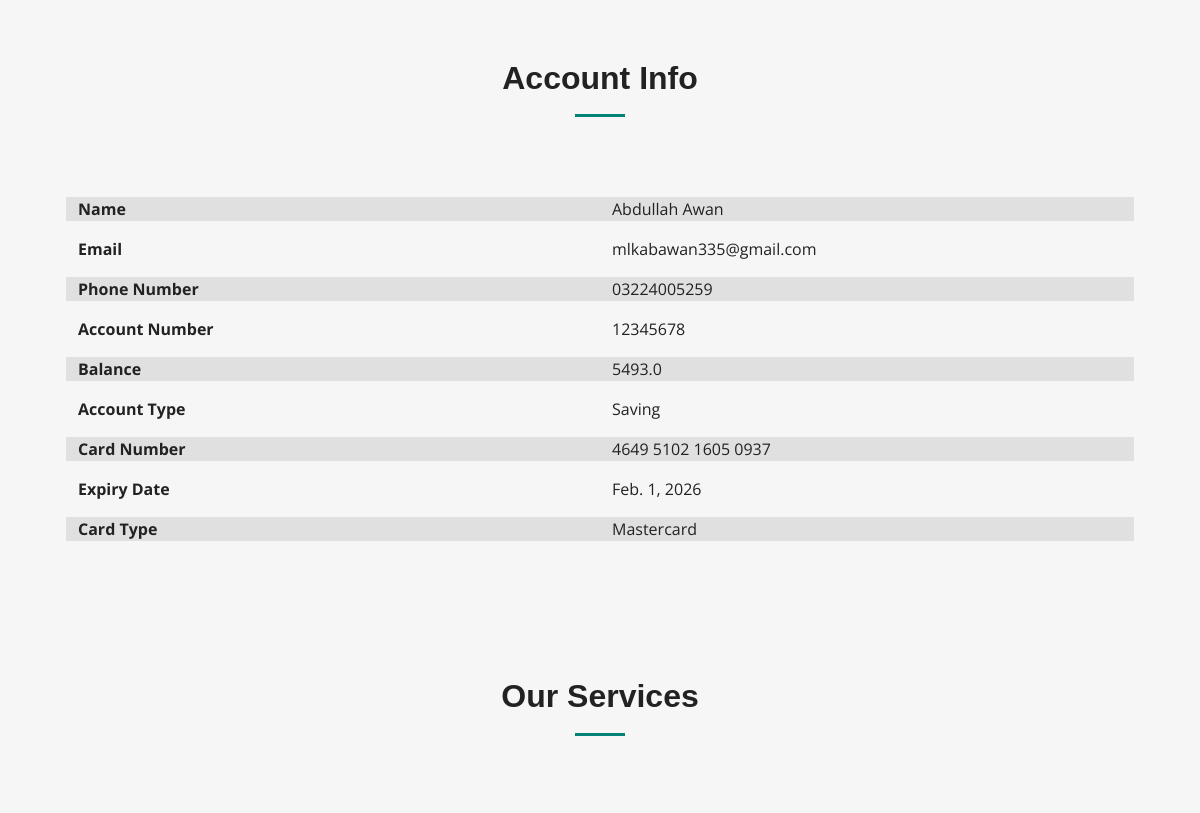
Before: /accountInfo/ (signed in, middle part) with the older database file.
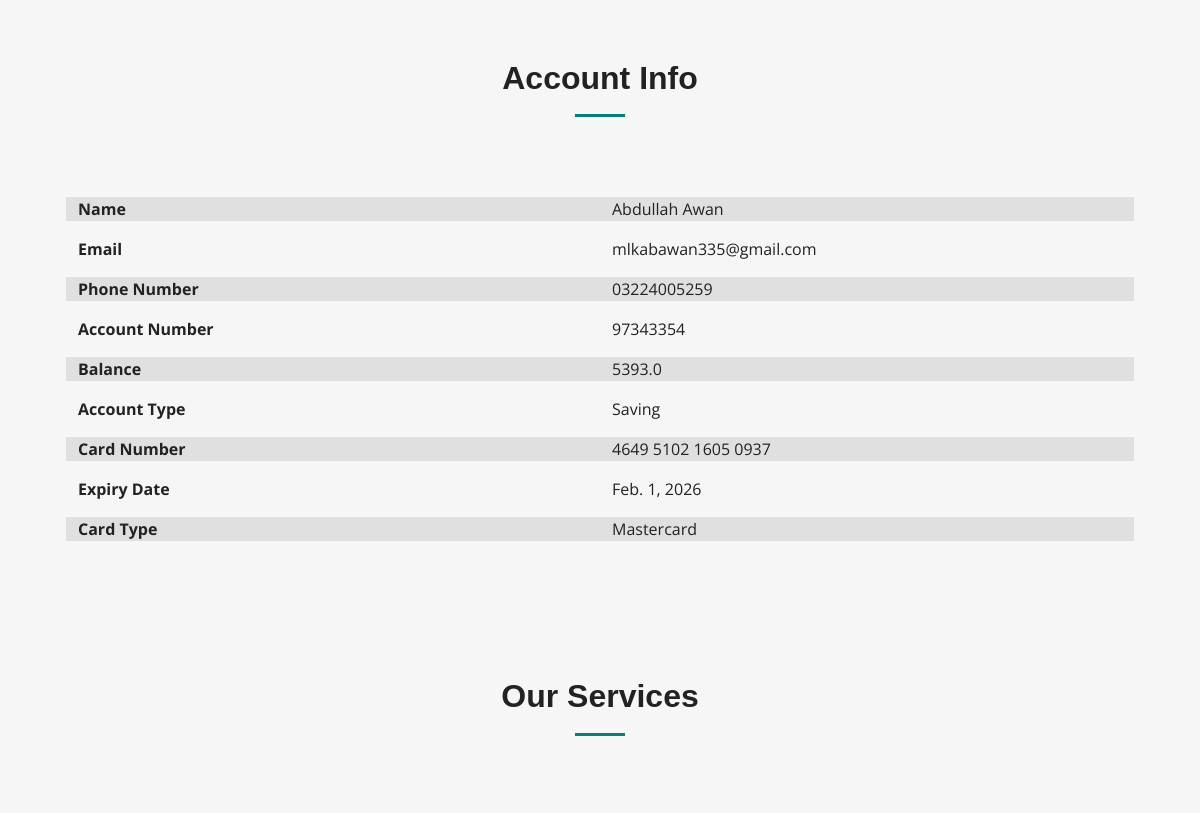
After: the same page with the newer database file.
### app/models.py (models this page shows)
class Accounts(models.Model):
    SAVING = 'Saving'
    CURRENT = 'Current'
    FIXED_DEPOSIT = 'Fixed Deposit'
    ACCOUNT_TYPE_CHOICES = [
        (SAVING, 'Saving'),
        (CURRENT, 'Current'),
        (FIXED_DEPOSIT, 'Fixed Deposit'),
    ]
    ACTIVE = 'Active'
    INACTIVE = 'Inactive'
    STATUS_CHOICES = [
        (ACTIVE, 'Active'),
        (INACTIVE, 'Inactive'),
    ]
    user = models.ForeignKey(User, on_delete=models.CASCADE)
    account_number = models.CharField(max_length=100, unique=True)
    balance = models.FloatField()
    account_type = models.CharField(max_length=20, choices=ACCOUNT_TYPE_CHOICES, default=CURRENT)
    status = models.CharField(max_length=20, choices=STATUS_CHOICES, default=ACTIVE)
    bank_id = models.ForeignKey('Banks', on_delete=models.CASCADE, default=11)

### app/views.py (the view)
# urls.py: path('accountInfo/', views.accountInfo, name="accountInfo"),
def accountInfo(request):
    user_id = request.session.get('user')  # Make sure this session key is correct
    user = get_object_or_404(User, pk=user_id)
    account = get_object_or_404(Accounts, user_id=user)  # Use user instance here
    card = get_object_or_404(ATMcards, accounts_id=account)  # Use account instance here
    print(user,account,card)
    print(card.expiry_date)
    return render(request,'dashboard/accountInfo.html',{'User' : user, 'Account' : account,'ATMcards': card, 'services': services})

### app/templates/Dashboard/accountInfo.html (shortened to what this page needs)
{% extends 'dashboard/index.html' %}
{% load static %}
{% block content %}
<section id="services" class="services sections-bg">
    <div class="container" data-aos="fade-up">
        <div class="section-header">
            <h2>Account Info</h2>
        </div>
        <div class="container">
            <div class="row mb-3" style="background-color: #E0E0E0;">
                <div class="col-6 fw-bold">Name</div>
                <div class="col-6">{{ User.name }}</div>
              </div>
              <div class="row mb-3">
                <div class="col-6 fw-bold">Email</div>
                <div class="col-6">{{ User.email }}</div>
              </div>
              <div class="row mb-3" style="background-color: #E0E0E0;">
                <div class="col-6 fw-bold">Phone Number</div>
                <div class="col-6">{{ User.phone }}</div>
              </div>
            <div class="row mb-3" >
              <div class="col-6 fw-bold">Account Number</div>
              <div class="col-6">{{ Account.account_number }}</div>
            </div>
            <div class="row mb-3" style="background-color: #E0E0E0;">
              <div class="col-6 fw-bold">Balance</div>
              <div class="col-6">{{ Account.balance }}</div>
            </div>
            <div class="row mb-3" >
              <div class="col-6 fw-bold">Account Type</div>
              <div class="col-6">{{ Account.account_type }}</div>
            </div>
            <div class="row mb-3" style="background-color: #E0E0E0;">
              <div class="col-6 fw-bold">Card Number</div>
              <div class="col-6">{{ ATMcards.card_number }}</div>
            </div>
            <div class="row mb-3" >
              <div class="col-6 fw-bold">Expiry Date</div>
              <div class="col-6">{{ ATMcards.expiry_date }}</div>
            </div>
            <div class="row mb-3" style="background-color: #E0E0E0;">
              <div class="col-6 fw-bold">Card Type</div>
              <div class="col-6">{{ ATMcards.card_type }}</div>
            </div>
          </div>
    </div>
</section>
<section id="services" class="services sections-bg">
    <div class="container" data-aos="fade-up">
        <div class="section-header">
            <h2>Our Services</h2>
        </div>
        <div class="row gy-4" data-aos="fade-up" data-aos-delay="100">
        </div>
    </div>
</section>
{% endblock content %}

Changed rows visible on the page:
changed Accounts "Saving": account_number "12345678" → "97343354"; balance "5493.0" → "5393.0"
